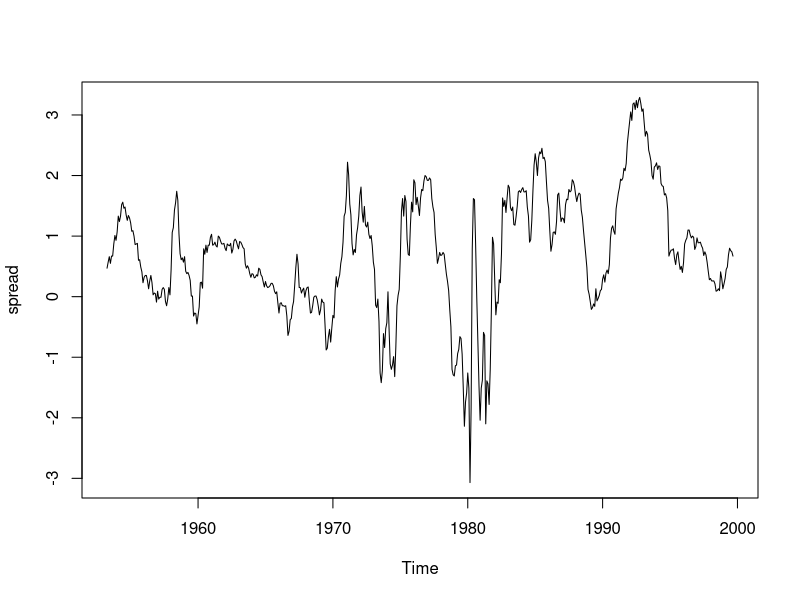
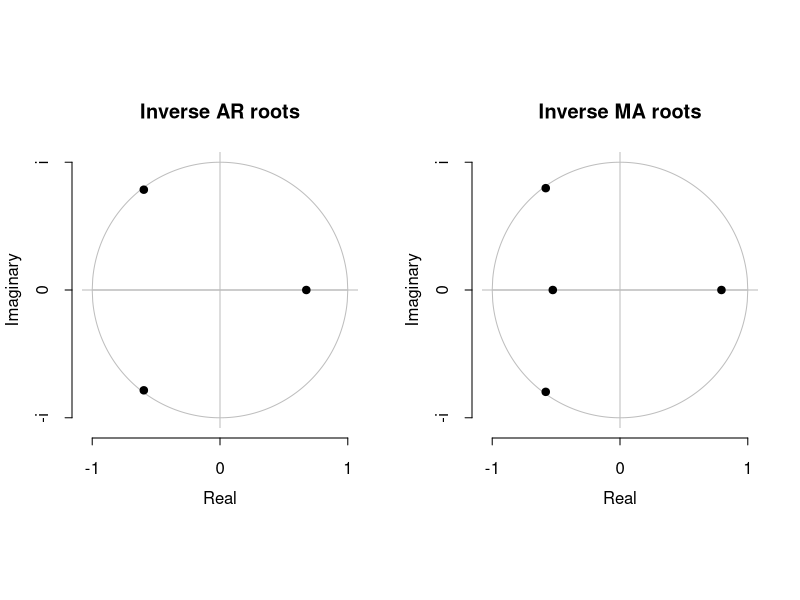
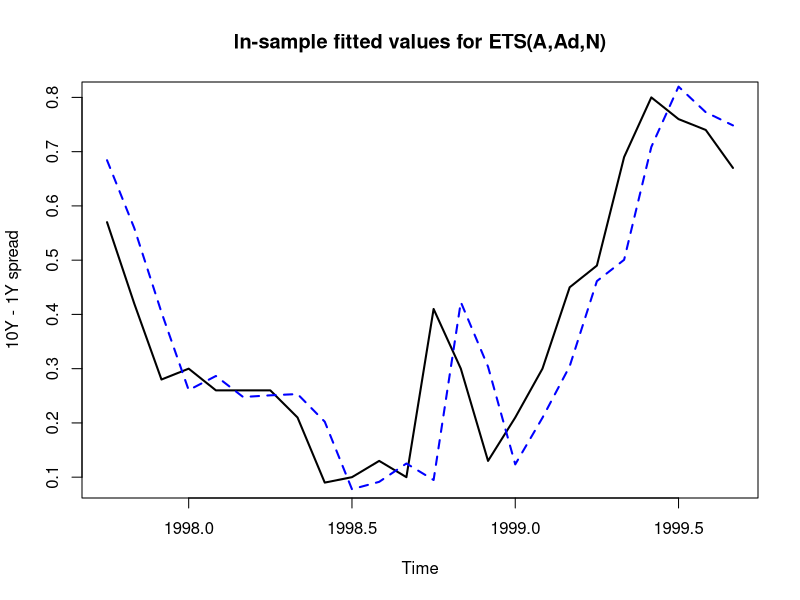
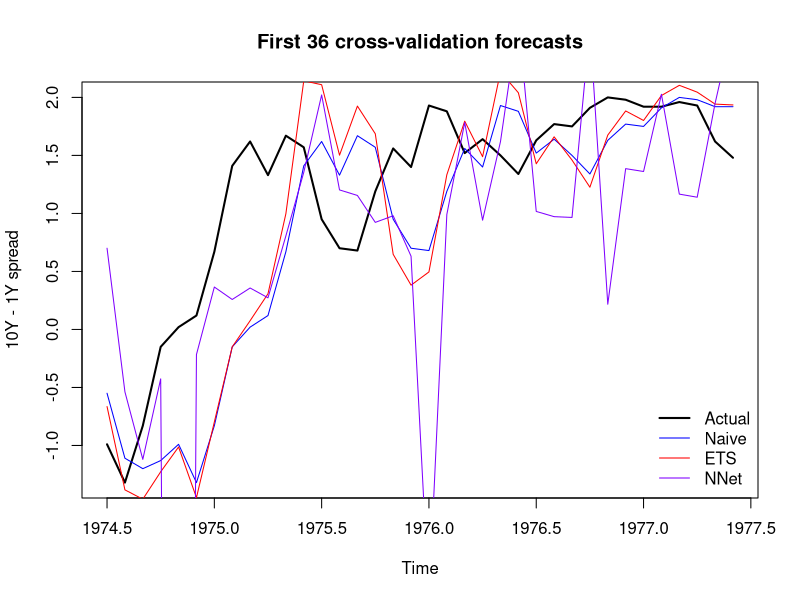

The R script that drew these images, in order:
## ---- chunk 1
#| output: false
library(forecast)
library(tseries)
library(nnet)
library(dplyr)
## ---- chunk 2
# make sure the two time series are ready to combine
data(tcm)
all(time(tcm1y)==time(tcm10y))
c(sum(is.na(tcm1y)),sum(is.na(tcm10y)))

# define new spread series as their difference
spread <- tcm10y - tcm1y
summary(spread)
c(start(spread),end(spread))
plot(spread)
## ---- chunk 3
auto.arima(spread)
## ---- chunk 4
plot(auto.arima(spread))
## ---- chunk 5
spread.ets.full <- ets(spread,model='AAN',damped=TRUE)
summary(spread.ets.full)
plot(tail(spread,n=24),lwd=2,ylab='10Y - 1Y spread',
     main='In-sample fitted values for ETS(A,Ad,N)')
lines(tail(fitted(spread.ets.full),n=24),col='#0000ff',lty=2,lwd=2)
## ---- chunk 6
h <- 4 # forecasting horizon
d <- 240 # training sample size
t <- 256:534 # validation forecasting points (not training points)
set.seed(0130) # note the nn will give different results with different seeds

# compute naive forecasts
cv.null <- spread[t - 4]

# compute ets forecasts
ets.iter <- function(yhat.index){
  y.iter <- spread[yhat.index - h - d + (1:d)]
  model.iter <- ets(y.iter,model='AAN',damped=TRUE)
  forecast(model.iter,h=h)$mean[h]}

cv.ets <- sapply(t,ets.iter)

# compute nn forecasts
p <- 6 # lag order (for both levels and differences)
set.seed(0130) #note different seeds will give different results
lagged.spreads <- rbind(matrix(NA,ncol=h+p,nrow=h+p-1),
                        embed(spread,h+p))
lagged.diffs <- rbind(matrix(NA,ncol=h+p,nrow=h+p),
                        embed(diff(spread),h+p))

nn.iter <- function(yhat.index) {
  Y.train <- spread[yhat.index-1:d]
  X.train <- cbind(lagged.spreads[yhat.index-1:d,(h+1):(h+p)],
                   lagged.diffs[yhat.index-1:d,(h+1):(h+p)])
  X.mean <- colMeans(X.train)
  X.sd   <- apply(X.train,2,sd)
  X.scaled <- scale(X.train,X.mean,X.sd)
 
  model.iter <- nnet(X.scaled,Y.train,
                     size=7,linout=TRUE,maxit=1000,trace=FALSE)
  
  X.new <- cbind(lagged.spreads[yhat.index,(h+1):(h+p)],
                 lagged.diffs[yhat.index,(h+1):(h+p)])
  X.new <- scale(matrix(X.new,nrow=1),X.mean,X.sd)
  predict(model.iter, X.new)}

cv.nn <- sapply(t, nn.iter)

rbind(actual=spread[256:265],
      cv.null=round(cv.null[1:10],2),
      cv.ets=round(cv.ets[1:10],2),
      cv.nn=round(cv.nn[1:10],2))

plot(window(spread,start=1974.5,end=1977.49),lwd=2,ylab='10Y - 1Y spread',
     main='First 36 cross-validation forecasts')
lines(time(spread)[256:291],cv.null[1:36],col='#0000ff')
lines(time(spread)[256:291],cv.ets[1:36],col='#ff0000')
lines(time(spread)[256:291],cv.nn[1:36],col='#7f00ff')
legend(x='bottomright',legend=c('Actual','Naive','ETS','NNet'),
       lwd=c(2,1,1,1),col=c('#000000','#0000ff','#ff0000','#7f00ff'),bty='n')
## ---- chunk 7
rmse <- function(pred,act) sqrt(mean((act-pred)^2))
c(null=rmse(cv.null,spread[t]),
  ets=rmse(cv.ets,spread[t]),
  nn=rmse(cv.nn,spread[t]))

mase <- function(pred,act,null) mean(abs((pred-act)/mean(abs(act-null))))
c(null=mase(cv.null,spread[t],cv.null),
  ets=mase(cv.ets,spread[t],cv.null),
  nn=mase(cv.nn,spread[t],cv.null))
## ---- chunk 8
c(null=mean(sign(spread[t]-spread[t-4])==sign(cv.null-spread[t-4])),
  ets=mean(sign(spread[t]-spread[t-4])==sign(cv.ets-spread[t-4])),
  nn=mean(sign(spread[t]-spread[t-4])==sign(cv.nn-spread[t-4])))
